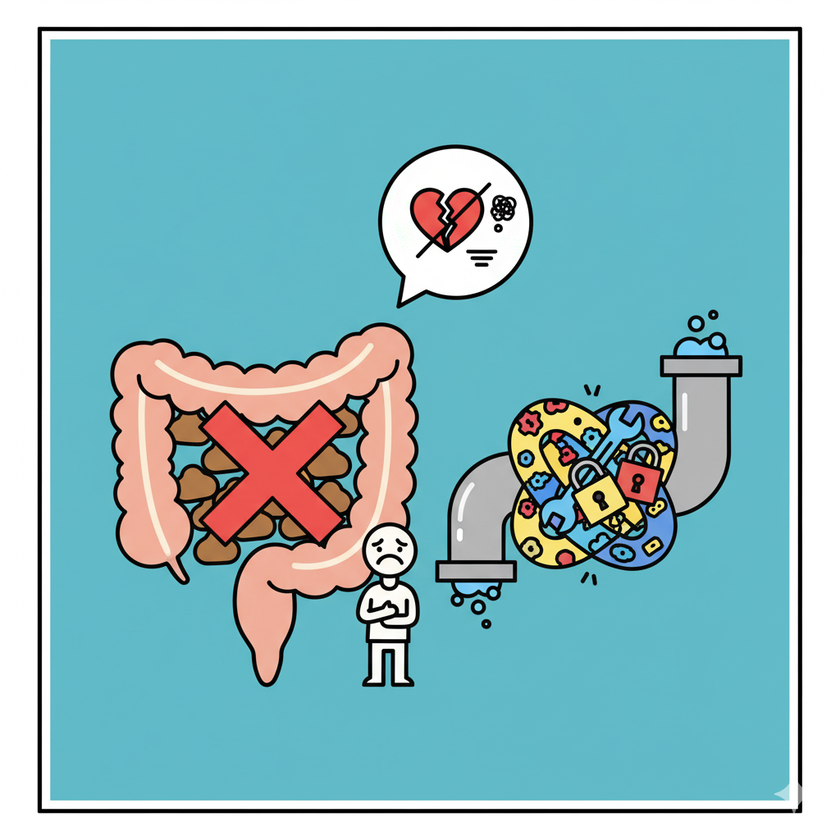
#> input picture samples/double blockage.png, 840 x 840 px, shrunk from 1024 x 1024 before the run
$ python debug_edge_detection.py
#> lines starting #> are read from the running program, lines starting #| are printed output that depends on the picture
#!/usr/bin/env python3
"""
Debug edge detection logic
"""
import numpy as np
from PIL import Image
from scipy.ndimage import binary_dilation, label as connected_components_label

# Load image and template
img = np.array(Image.open('samples/double blockage.png').convert('RGB'))
#> img is the input picture: shape (840, 840, 3); mean R, G, B 137.9, 185.1, 191.1
template = np.load('watermark_template.npy')
#> (reads watermark_template.npy from the repository)

corner = img[-100:, -100:]
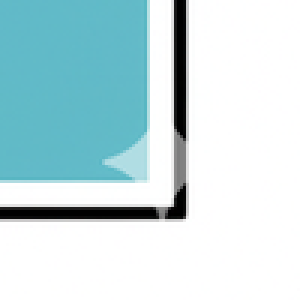
#> corner: shape (100, 100, 3) (shown 3 times larger); mean R, G, B 195.8, 221.8, 225.8
core_mask = template > 0.15

print(f'Core mask shape: {core_mask.shape}')
print(f'Core mask pixels: {np.sum(core_mask)}')

# Test segment edge detection
# Create a small test case
test_mask = np.zeros((10, 10), dtype=bool)
test_mask[3:7, 3:7] = True
print(f'\nTest mask:\n{test_mask.astype(int)}')

# Find edge using erosion
eroded = binary_dilation(~test_mask, iterations=1)
edge = test_mask & eroded
print(f'\nEdge (test_mask & dilated(~test_mask)):\n{edge.astype(int)}')

# Wait, I think my logic is backwards!
# Let me try the correct way: edge = mask & ~eroded(mask)
from scipy.ndimage import binary_erosion
eroded2 = binary_erosion(test_mask, iterations=1)
edge2 = test_mask & ~eroded2
print(f'\nEdge (correct: test_mask & ~eroded(test_mask)):\n{edge2.astype(int)}')
